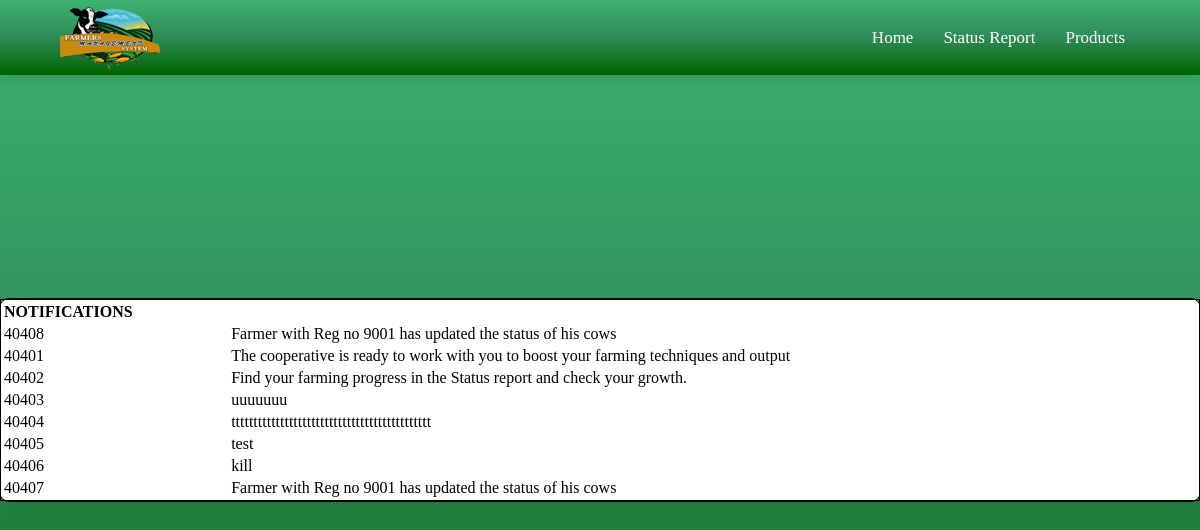
Screenshot of /staff/notifications.php with the database file from the repository.
### tables this page shows
CREATE TABLE `notifications` (
  `Notification_Id` int(11) NOT NULL,
  `Message` varchar(100) NOT NULL,
  `vet_id` int(11) DEFAULT NULL,
  `type` varchar(255) NOT NULL DEFAULT 'admin',
  `created_at` timestamp NOT NULL DEFAULT current_timestamp()
);

### staff/notifications.php (the view, shortened to what this page needs)
<!DOCTYPE html>
<html lang="en" dir="ltr">
  <head>
    <link rel="stylesheet" href="../notifications.css">
</head>
<body>
  <nav>
    <div class="navbar">
      <div class="logo"><img src="../images/logo.png"></a></div>
      <ul class="menu">
        <li ><a class="active" href="index.html">Home</a></li>
                        <li ><a href="status.html">Status Report</a></li>
                        <li ><a href="../products.html">Products</a></li>
      </ul>
    </div>
  </nav>
    <div class="center">
    <table>
<thead>
    <tr>
        <td><b>NOTIFICATIONS</td>
    </tr>
</thead>
<tbody>
<?php
require_once "config.php";
$type='admin';
$vet_id='NULL';
$sql = "SELECT * FROM notifications where type='$type' AND vet_id='$vet_id' ORDER BY created_at desc";
$results=$db->query($sql)->fetchAll();
if ($results) {
foreach ($results as $row) {
    $message=$row['Message'];
    $id=$row['Notification_Id'];
    echo "<tr>
<td>$id</td>
    <td>$message</td>
</tr>";
}
}
?>
</tbody>
</table>
    </div>
  </body>
</html>

### notifications.css (style rules this page uses)
nav { position: fixed; left: 0; top: 0; width: 100%; height: 75px; background: linear-gradient(#3CB371,#2E8B57, #006400); box-shadow: 0 5px 10px rgba(0, 0, 0, 0.1); }
nav .navbar { display: flex; align-items: center; justify-content: space-between; height: 100%; max-width: 90%; background: linear-gradient(#3CB371,#2E8B57, #006400); margin: auto; }
nav .navbar .menu { display: flex; }
.navbar .menu li { list-style: none; margin: 0 15px; }
.navbar .menu li a { color: #fff; font-size: 17px; font-weight: 500; text-decoration: none; }
body { margin: 0; padding: 0; background: linear-gradient(#3CB371,#2E8B57, #006400); height: 100vh; overflow: hidden; }
table { width: 100%; border: 1px solid; }
.center { position: absolute; top: 50%; left: 50%; border: 1px solid; transform: translate(-50%, -50%); width: 100%; background: white; border-radius: 10px; box-shadow: 10px 10px 15px rgba(0,0,0,0.05); }

### rows the page displays
notifications: Notification_Id "40408", Message "Farmer with Reg no 9001 has updated the status of his cows"
notifications: Notification_Id "40401", Message "The cooperative is ready to work with you to boost your farming techniques and output"
notifications: Notification_Id "40402", Message "Find your farming progress in the Status report and check your growth."
notifications: Notification_Id "40403", Message "uuuuuuu"
notifications: Notification_Id "40404", Message "ttttttttttttttttttttttttttttttttttttttttttttt"
notifications: Notification_Id "40405", Message "test"
notifications: Notification_Id "40406", Message "kill"
notifications: Notification_Id "40407", Message "Farmer with Reg no 9001 has updated the status of his cows"
